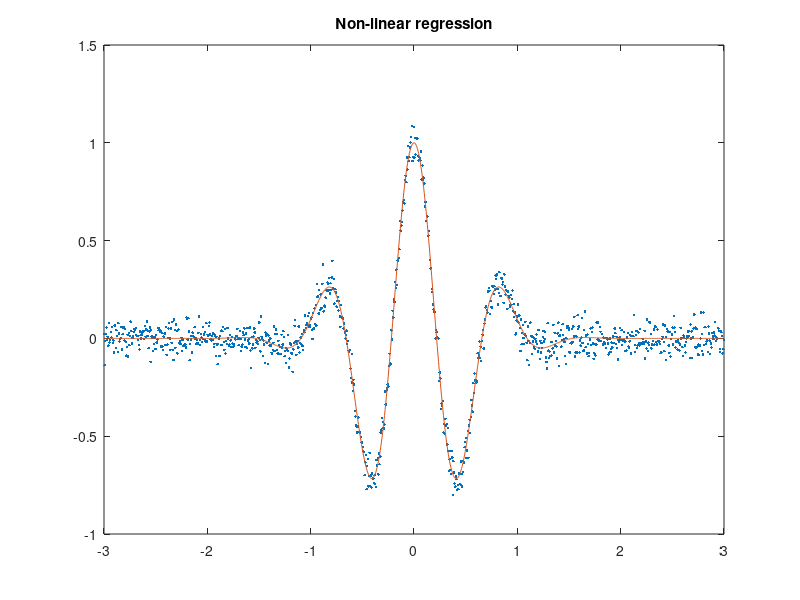

Source code (MATLAB): (Note: this script raises an error after producing the figure.)
clc;
clear;
close all;

% Define given dataset
x = linspace(-1, 1, 1e3) * 3;
y = cos(x * 5 * (1+rand(1))) .* exp(-(x * (1+rand(1))) .^ 2) ...
    + randn(size(x)) * 0.05;

% Define a lambda for model function which behaves like the actual data
% ...where p(1) is k
% ...where p(2) is w
modelFunction = @(p) cos(p(1) * x) .* exp(-((p(2) * x) .^2));

% Generate lamda for error function which returns the error between the
% model function and the actual data (based on the parameters passed in)
errorFunction = @(p) norm(y - modelFunction(p));

% Minimise error function providing an appropriate parameter estimate
p = fminsearch(errorFunction, [1 2]);

% Upack parameters returned by fminsearch which define the parameters that
% minimise the error function
kOptimum = p(1);
wOptimum = p(2);

% Generate fitted function
yFitted = modelFunction(p);

% Plot and decorate the actual dataset, and the modelled function
figure(1);
plot(x, y, '.', x, yFitted, '-');
title('Non-linear regression');
subtitle({ "where k = " + kOptimum, "and w = " + wOptimum});
legend('y', sprintf('%0.4f*exp(-%0.4f*x)', kOptimum, wOptimum));
xlabel('x');
ylabel('y');

%% Part Two
% Generate domain for k and w values
k = linspace(-10, 10, 100);
w = linspace(-10, 10, 100);

% Generate error over the k, w domain
errorArray = nan([length(k), length(w)]);
for i = 1:length(k)
    for j = 1:length(w)
        kVal = k(:, i);
        wVal = w(:, j);

        errorArray(i, j) = errorFunction([kVal, wVal]);
    end
end

% Use 2D map / contour to visualise the amplitude of error
figure(2);
imagesc(w, k, errorArray);

% Decorate Figure #1
colorbar
axis('image')
title('Error between model and dataset')
subtitle('Smaller the error, the more accurate');
xlabel('w')
ylabel('k')

% Highlight k/w values which minimise the errorFunction
lowestError = errorFunction([kOptimum, wOptimum]);

% Add lowestError to the 2D plot

% Ask tutor if we need to indicate all four minimums on the plot
% using global minimum
